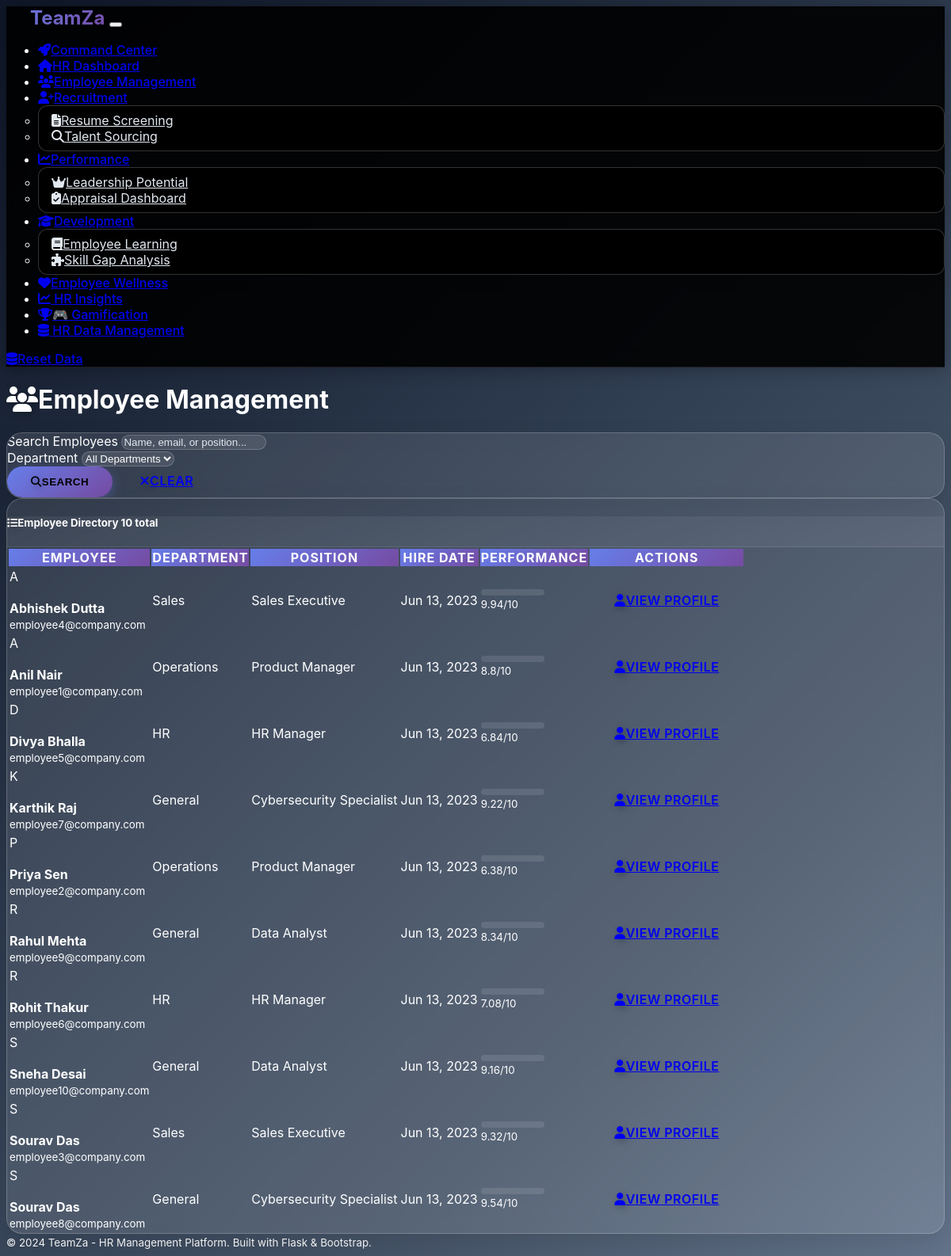
/employee-management, run on an earlier commit of the app's database.
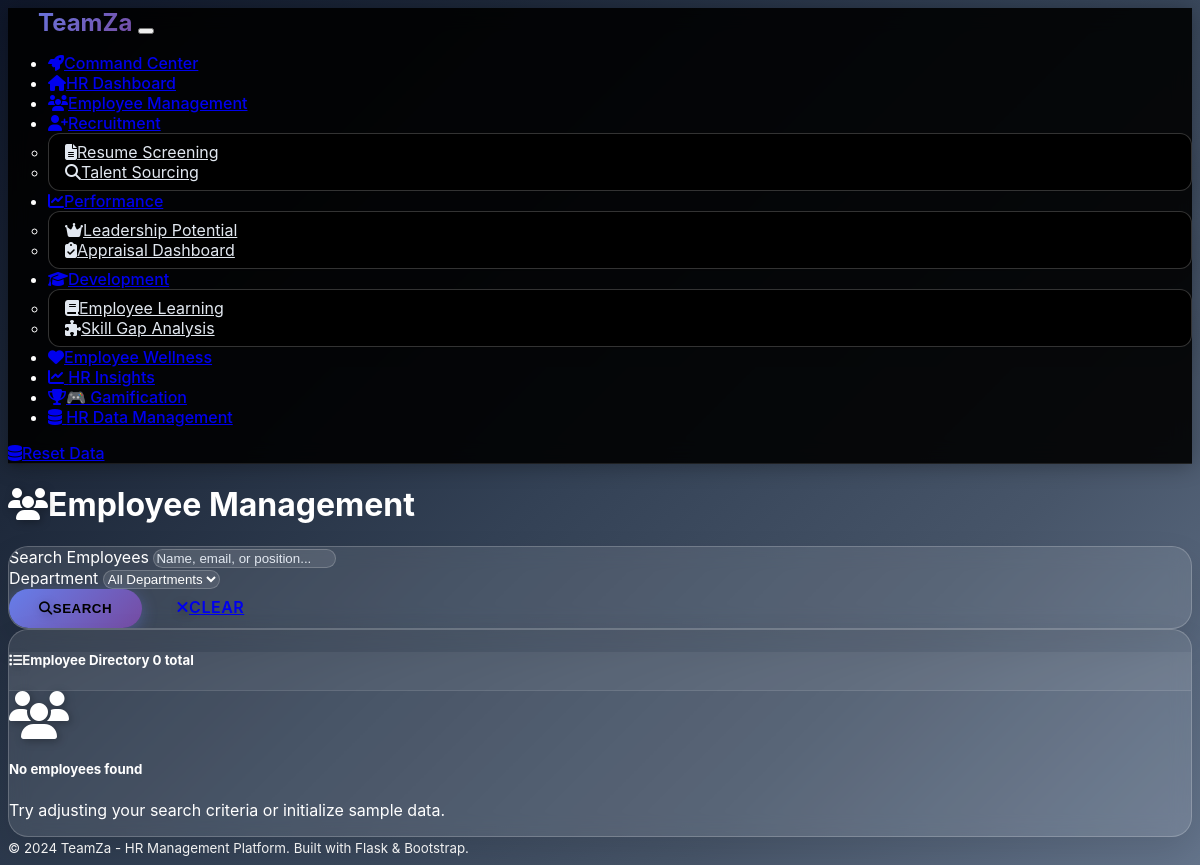
And on a later commit of the database.
### models.py (models this page shows, shortened)
class Employee(db.Model):
    id = db.Column(db.Integer, primary_key=True)
    name = db.Column(db.String(100), nullable=False)
    email = db.Column(db.String(120), unique=True, nullable=False)
    department = db.Column(db.String(50), nullable=False)
    position = db.Column(db.String(100), nullable=False)
    hire_date = db.Column(db.Date, nullable=False)
    current_salary = db.Column(db.Float, default=0.0)
    performance_score = db.Column(db.Float, default=0.0)
    skills = db.Column(Text)  # JSON string of skills
    gender = db.Column(db.String(20))
    region = db.Column(db.String(50))
    age = db.Column(db.Integer)
    experience_years = db.Column(db.Integer)
    manager_rating = db.Column(db.Float)
    last_hike_date = db.Column(db.Date)
    last_promotion_date = db.Column(db.Date)
    skill_gaps = db.Column(db.String(500))
    status = db.Column(db.String(20), default='active')  # active, inactive, terminated
    created_at = db.Column(db.DateTime, default=datetime.utcnow)

### routes.py (the view, shortened to what this page needs)
@app.route('/employee-management')
def employee_management():
    page = request.args.get('page', 1, type=int)
    search = request.args.get('search', '')
    department = request.args.get('department', '')
    query = Employee.query
    if department:
        query = query.filter(Employee.department == department)
    employees = query.order_by(Employee.name).paginate(
        page=page, per_page=20, error_out=False
    )
    departments = db.session.query(Employee.department).distinct().all()
    departments = [dept[0] for dept in departments]
    return render_template('employee_management.html',
                         employees=employees,
                         departments=departments,
                         search=search,
                         selected_department=department)

### templates/employee_management.html (shortened to what this page needs)
{% extends "base.html" %}
{% block content %}
<div class="row">
    <div class="col-12">
        <div class="d-flex justify-content-between align-items-center mb-4">
            <h1 class="display-5">
                <i class="fas fa-users me-3"></i>Employee Management
            </h1>
        </div>
    </div>
</div>
<div class="row mb-4">
    <div class="col-12">
        <div class="card">
            <div class="card-body">
                <form method="GET" class="row g-3">
                    <div class="col-md-4">
                        <label for="search" class="form-label">Search Employees</label>
                        <input type="text" class="form-control" id="search" name="search"
                               value="{{ search }}" placeholder="Name, email, or position...">
                    </div>
                    <div class="col-md-3">
                        <label for="department" class="form-label">Department</label>
                        <select class="form-select" id="department" name="department">
                            <option value="">All Departments</option>
                        </select>
                    </div>
                    <div class="col-md-2 d-flex align-items-end">
                        <button type="submit" class="btn btn-primary me-2">
                            <i class="fas fa-search me-1"></i>Search
                        </button>
                        <a href="{{ url_for('employee_management') }}" class="btn btn-secondary">
                            <i class="fas fa-times me-1"></i>Clear
                        </a>
                    </div>
                </form>
            </div>
        </div>
    </div>
</div>
<div class="row">
    <div class="col-12">
        <div class="card">
            <div class="card-header d-flex justify-content-between align-items-center">
                <h5 class="mb-0">
                    <i class="fas fa-list me-2"></i>Employee Directory
                    <span class="badge bg-primary ms-2">{{ employees.total }} total</span>
                </h5>
            </div>
            <div class="card-body p-0">
                {% if employees.items %}
                <div class="table-responsive">
                    <table class="table table-hover mb-0">
                        <thead class="table-dark">
                            <tr>
                                <th>Employee</th>
                                <th>Department</th>
                                <th>Position</th>
                                <th>Hire Date</th>
                                <th>Performance</th>
                                <th>Actions</th>
                            </tr>
                        </thead>
                        <tbody>
                            {% for employee in employees.items %}
                            <tr>
                                <td>
                                    <div class="d-flex align-items-center">
                                        <div class="avatar bg-primary text-white rounded-circle me-3 d-flex align-items-center justify-content-center" style="width: 40px; height: 40px;">
                                            {{ employee.name[0].upper() }}
                                        </div>
                                        <div>
                                            <strong>{{ employee.name }}</strong><br>
                                            <small class="text-muted">{{ employee.email }}</small>
                                        </div>
                                    </div>
                                </td>
                                <td>
                                    <span class="badge bg-info">{{ employee.department }}</span>
                                </td>
                                <td>{{ employee.position }}</td>
                                <td>{{ employee.hire_date.strftime('%b %d, %Y') }}</td>
                                <td>
                                    <div class="d-flex align-items-center">
                                        <div class="progress me-2" style="width: 80px; height: 8px;">
                                        </div>
                                        <small class="text-muted">{{ employee.performance_score }}/10</small>
                                    </div>
                                </td>
                                <td>
                                    <a href="{{ url_for('employee_profile', employee_id=employee.id) }}"
                                       class="btn btn-sm btn-outline-primary">
                                        <i class="fas fa-user me-1"></i>View Profile
                                    </a>
                                </td>
                            </tr>
                            {% endfor %}
                        </tbody>
                    </table>
                </div>
                {% else %}
                <div class="text-center p-5">
                    <i class="fas fa-users fa-3x text-muted mb-3"></i>
                    <h5 class="text-muted">No employees found</h5>
                    <p class="text-muted">Try adjusting your search criteria or initialize sample data.</p>
                </div>
                {% endif %}
            </div>
        </div>
    </div>
</div>
{% endblock %}

### templates/base.html (shortened to what this page needs)
<!DOCTYPE html>
<html lang="en" data-bs-theme="dark">
<head>
    <link href="https://cdn.replit.com/agent/bootstrap-agent-dark-theme.min.css" rel="stylesheet">
    <link rel="stylesheet" href="https://cdnjs.cloudflare.com/ajax/libs/font-awesome/6.4.0/css/all.min.css">
    <link rel="stylesheet" href="{{ url_for('static', filename='css/custom.css') }}">
</head>
<body>
    <nav class="navbar navbar-expand-lg navbar-dark bg-dark">
        <div class="container">
            <a class="navbar-brand" href="{{ url_for('index') }}">
                <i class="fas fa-users-cog me-2"></i>TeamZa
            </a>
            <button class="navbar-toggler" type="button" data-bs-toggle="collapse" data-bs-target="#navbarNav">
            </button>
            <div class="collapse navbar-collapse" id="navbarNav">
                <ul class="navbar-nav me-auto">
                    <li class="nav-item">
                        <a class="nav-link" href="{{ url_for('hr_command_center') }}">
                            <i class="fas fa-rocket me-1"></i>Command Center
                        </a>
                    </li>
                    <li class="nav-item">
                        <a class="nav-link" href="{{ url_for('dashboard') }}">
                            <i class="fas fa-home me-1"></i>HR Dashboard
                        </a>
                    </li>
                    <li class="nav-item">
                        <a class="nav-link" href="{{ url_for('employee_management') }}">
                            <i class="fas fa-users me-1"></i>Employee Management
                        </a>
                    </li>
                    <li class="nav-item dropdown">
                        <a class="nav-link dropdown-toggle" href="#" id="recruitmentDropdown" role="button" data-bs-toggle="dropdown">
                            <i class="fas fa-user-plus me-1"></i>Recruitment
                        </a>
                        <ul class="dropdown-menu">
                            <li><a class="dropdown-item" href="{{ url_for('resume_screening') }}">
                                <i class="fas fa-file-alt me-2"></i>Resume Screening
                            </a></li>
                            <li><a class="dropdown-item" href="{{ url_for('talent_sourcing') }}">
                                <i class="fas fa-search me-2"></i>Talent Sourcing
                            </a></li>
                        </ul>
                    </li>
                    <li class="nav-item dropdown">
                        <a class="nav-link dropdown-toggle" href="#" id="performanceDropdown" role="button" data-bs-toggle="dropdown">
                            <i class="fas fa-chart-line me-1"></i>Performance
                        </a>
                        <ul class="dropdown-menu">
                            <li><a class="dropdown-item" href="{{ url_for('leadership_potential') }}">
                                <i class="fas fa-crown me-2"></i>Leadership Potential
                            </a></li>
                            <li><a class="dropdown-item" href="{{ url_for('appraisal_dashboard') }}">
                                <i class="fas fa-clipboard-check me-2"></i>Appraisal Dashboard
                            </a></li>
                        </ul>
                    </li>
                    <li class="nav-item dropdown">
                        <a class="nav-link dropdown-toggle" href="#" id="developmentDropdown" role="button" data-bs-toggle="dropdown">
                            <i class="fas fa-graduation-cap me-1"></i>Development
                        </a>
                        <ul class="dropdown-menu">
                            <li><a class="dropdown-item" href="{{ url_for('learning_module') }}">
                                <i class="fas fa-book me-2"></i>Employee Learning
                            </a></li>
                            <li><a class="dropdown-item" href="{{ url_for('skill_gap_analysis') }}">
                                <i class="fas fa-puzzle-piece me-2"></i>Skill Gap Analysis
                            </a></li>
                        </ul>
                    </li>
                    <li class="nav-item">
                        <a class="nav-link" href="{{ url_for('wellness_tracker') }}">
                            <i class="fas fa-heart me-1"></i>Employee Wellness
                        </a>
                    </li>
                    <li class="nav-item">
                        <a class="nav-link" href="{{ url_for('hr_insights') }}">
                            <i class="fas fa-chart-line"></i> HR Insights
                        </a>
                    </li>
                    <li class="nav-item">
                        <a class="nav-link" href="{{ url_for('gamification') }}">
                            <i class="fas fa-trophy me-1"></i>🎮 Gamification
                        </a>
                    </li>
                        <li class="nav-item">
                            <a class="nav-link" href="{{ url_for('hr_data_management') }}">
                                <i class="fas fa-database"></i> HR Data Management
                            </a>
                        </li>
                </ul>
                <div class="navbar-nav">
                    <a class="nav-link" href="{{ url_for('reset_data') }}">
                        <i class="fas fa-database me-1"></i>Reset Data
                    </a>
                </div>
            </div>
        </div>
    </nav>
    <main class="container mt-4">
        {% block content %}{% endblock %}
    </main>
    <footer class="bg-dark text-center py-3 mt-5">
        <div class="container">
            <small class="text-muted">
                &copy; 2024 TeamZa - HR Management Platform. Built with Flask & Bootstrap.
            </small>
        </div>
    </footer>
</body>
</html>

What changed in the data, as far as the page shows it:
removed Employee: name "A", name "Abhishek Dutta", email "employee4@company.com", department "Sales", position "Sales Executive", hire_date "Jun 13, 2023", performance_score "9.94"
removed Employee: name "A", name "Anil Nair", email "employee1@company.com", department "Operations", position "Product Manager", hire_date "Jun 13, 2023", performance_score "8.8"
removed Employee: name "D", name "Divya Bhalla", email "employee5@company.com", department "HR", position "HR Manager", hire_date "Jun 13, 2023", performance_score "6.84"
removed Employee: name "K", name "Karthik Raj", email "employee7@company.com", department "General", position "Cybersecurity Specialist", hire_date "Jun 13, 2023", performance_score "9.22"
removed Employee: name "P", name "Priya Sen", email "employee2@company.com", department "Operations", position "Product Manager", hire_date "Jun 13, 2023", performance_score "6.38"
removed Employee: name "R", name "Rahul Mehta", email "employee9@company.com", department "General", position "Data Analyst", hire_date "Jun 13, 2023", performance_score "8.34"
removed Employee: name "R", name "Rohit Thakur", email "employee6@company.com", department "HR", position "HR Manager", hire_date "Jun 13, 2023", performance_score "7.08"
removed Employee: name "S", name "Sneha Desai", email "employee10@company.com", department "General", position "Data Analyst", hire_date "Jun 13, 2023", performance_score "9.16"
removed Employee: name "S", name "Sourav Das", email "employee3@company.com", department "Sales", position "Sales Executive", hire_date "Jun 13, 2023", performance_score "9.32"
removed Employee: name "S", name "Sourav Das", email "employee8@company.com", department "General", position "Cybersecurity Specialist", hire_date "Jun 13, 2023", performance_score "9.54"
Also different on the page:
{{ employees.total }}: "10" → "0"
text no longer shown: "EMPLOYEE DEPARTMENT POSITION HIRE DATE PERFORMANCE ACTIONS"
text now shown: "No employees found Try adjusting your search criteria or initialize sample data."
